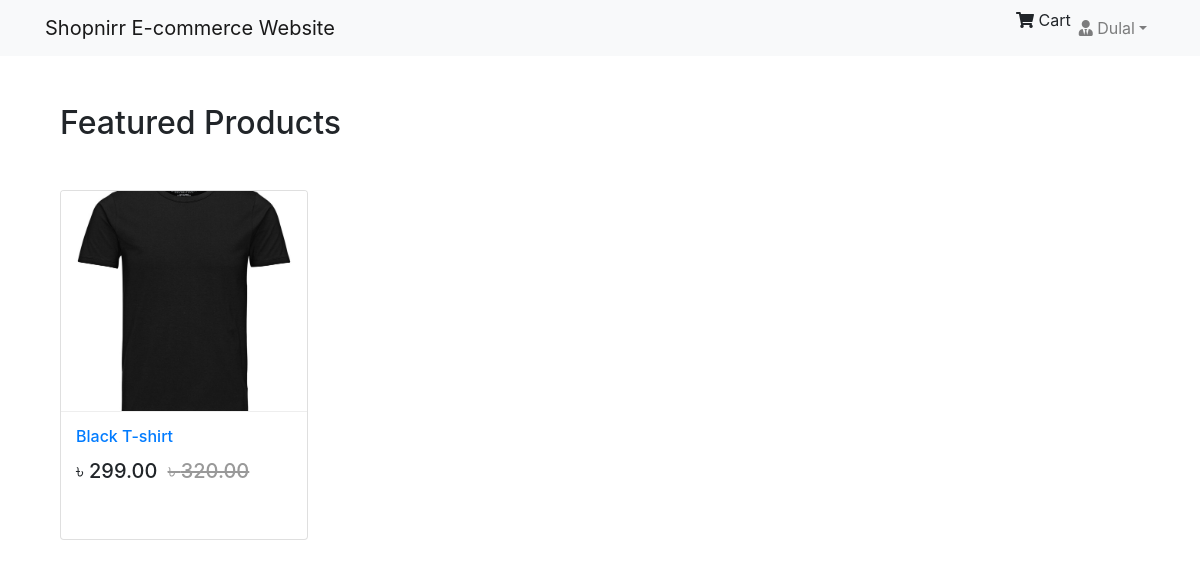
/ (signed in), run on the app's committed database.
### App_Login/models.py (models this page shows, shortened)
class User(AbstractBaseUser, PermissionsMixin):
    email = models.EmailField(unique=True, null=False)
    is_staff = models.BooleanField(
        ugettext_lazy('staff status'),
        default=False,
        help_text = ugettext_lazy('Designates whether the user can log in this site')
    )
    is_active = models.BooleanField(
        ugettext_lazy('active'),
        default=True,
        help_text=ugettext_lazy('Designates whether this user should be treated as active. Unselect this instead of deleting accounts')
    )
    USERNAME_FIELD = 'email'
    objects = MyUserManager()

class Profile(models.Model):
    user = models.OneToOneField(User, on_delete=models.CASCADE, related_name='profile')
    username = models.CharField(max_length=264, blank=True)
    full_name = models.CharField(max_length=264, blank=True)
    address_1 = models.TextField(max_length=300, blank=True)
    city = models.CharField(max_length=40, blank=True)
    zipcode = models.CharField(max_length=10, blank=True)
    country = models.CharField(max_length=50, blank=True)
    phone = models.CharField(max_length=20, blank=True)
    date_joined = models.DateTimeField(auto_now_add=True)

### App_Shop/models.py (models this page shows, shortened)
class Product(models.Model):
    mainimage = models.ImageField(upload_to='Products')
    name = models.CharField(max_length=264)
    category = models.ForeignKey(Category, on_delete=models.CASCADE, related_name='category')
    preview_text = models.TextField(max_length=200, verbose_name='Preview Text')
    detail_text = models.TextField(max_length=1000, verbose_name='Description')
    price = models.FloatField()
    old_price = models.FloatField(default=0.00)
    created = models.DateTimeField(auto_now_add=True)
    class Meta:
        ordering = ['-created',]

### App_Shop/views.py (the view)
# urls.py: path('', views.Home.as_view(), name='home'),
class Home(ListView):
    model = Product
    template_name = 'App_Shop/home.html'

### templates/App_Shop/home.html
{% extends 'base.html' %}
{% block body_block %}
<div class="container my-5">
  <h2 class="my-5">Featured Products</h2>
  <div class="row">
    {% for product in object_list %}
    <div class="col-md-6 col-sm-12 col-lg-3">
      <figure class="card card-product">
        <div class="img-wrap">
          <img src="/media/{{product.mainimage}}" style="width:100%; height:300px;">
        </div>
        <figcaption class="info-wrap">
          <h6 class="title"> <a href="#">{{product.name}}</a></h6>
          <div class="action-wrap">
            <div class="price-wrap h5">
              <span class="price-new">&#2547; {{product.price|floatformat:2}}</span>
              <span class="price-old"><strike>&#2547; {{product.old_price|floatformat:2}}</strike></span>
            </div>
          </div>
        </figcaption>
      </figure>
    </div>
    {% endfor %}
  </div>
</div>
{% endblock %}

### templates/navbar.html (shortened to what this page needs)
<nav class="navbar navbar-expand-lg navbar-light bg-light">
  <div class="container">
    <a class="navbar-brand" href="{% url 'App_Shop:home' %}">Shopnirr E-commerce Website</a>
    <div class="collapse navbar-collapse" id="navbarNav">
      <ul class="navbar-nav ml-auto">
        {% if request.user.is_authenticated %}
        <li class="nav-item">
              <i class="fa fa-shopping-cart"></i> Cart
        </li>
        <li class="nav-item dropdown">
          <a class="nav-link dropdown-toggle" href="#" id="navbarDropdown" role="button" data-toggle="dropdown" aria-haspopup="true" aria-expanded="false"><i class="fas fa-user-tie"></i> {{request.user.profile.username}}</a>
        </li>
        {% else %}
        <li class="nav-item">
          <a href="{% url 'App_Login:login' %}" class="btn btn-primary">Login</a>
        </li>
        {% endif %}
      </ul>
    </div>
  </div>
</nav>

### templates/base.html (style rules this page uses)
.card { height: 350px; }
.card-product:after { content: ""; display: table; clear: both; visibility: hidden; }
.card-product .price-new, .card-product .price { margin-right: 5px; }
.card-product .price-old { color: #999; }
.card-product .img-wrap { border-radius: 3px 3px 0 0; overflow: hidden; position: relative; height: 220px; text-align: center; }
.card-product .img-wrap img { max-height: 100%; max-width: 100%; object-fit: cover; }
.card-product .info-wrap { overflow: hidden; padding: 15px; border-top: 1px solid #eee; }
.card-product .action-wrap { padding-top: 4px; margin-top: 4px; }
.card-product .title { margin-top: 0px; }

### data on the page
User: user.profile.username "Dulal"
Product: mainimage (picture), name "Black T-shirt", price "299.00", old_price "320.00"
